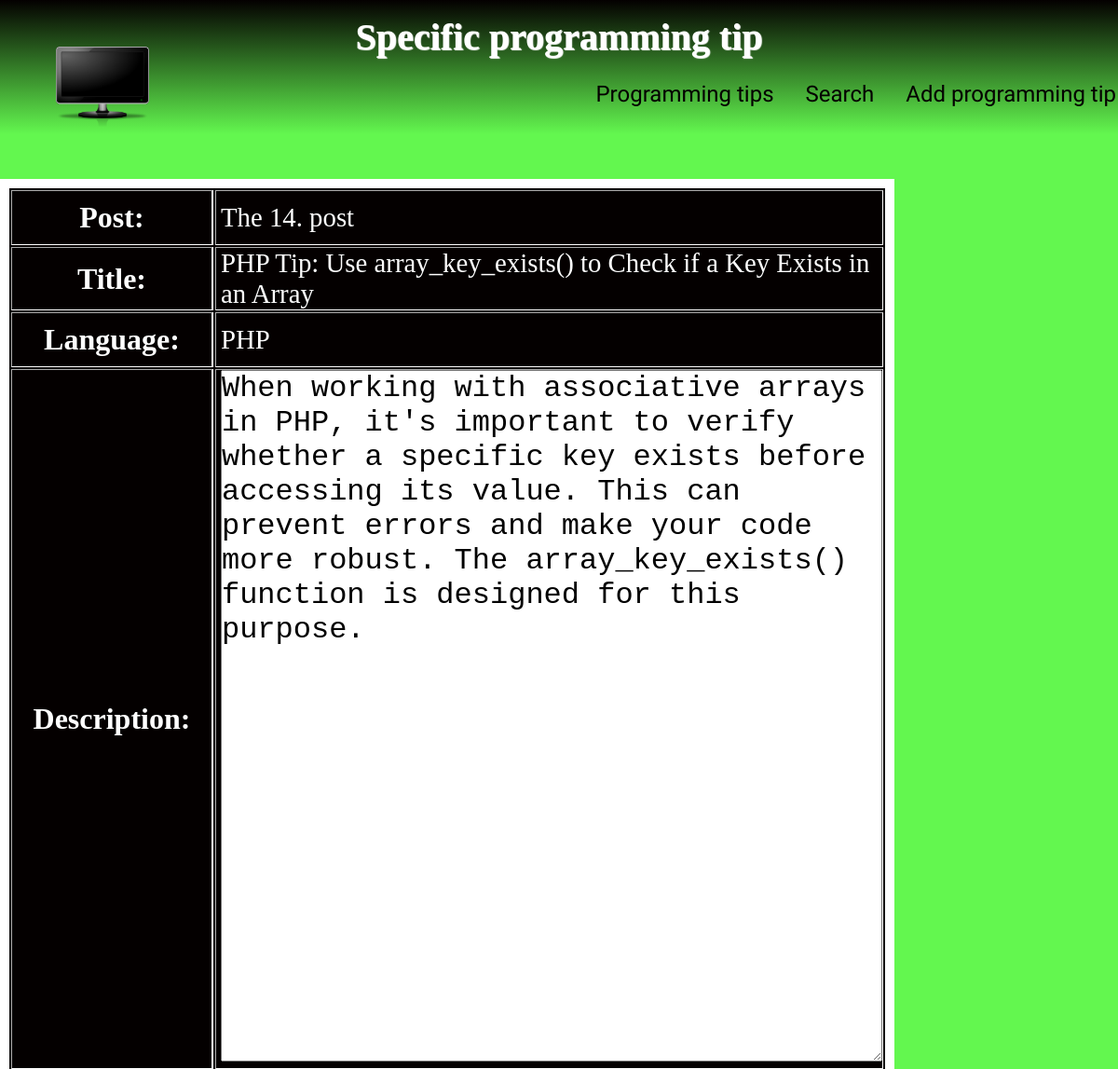
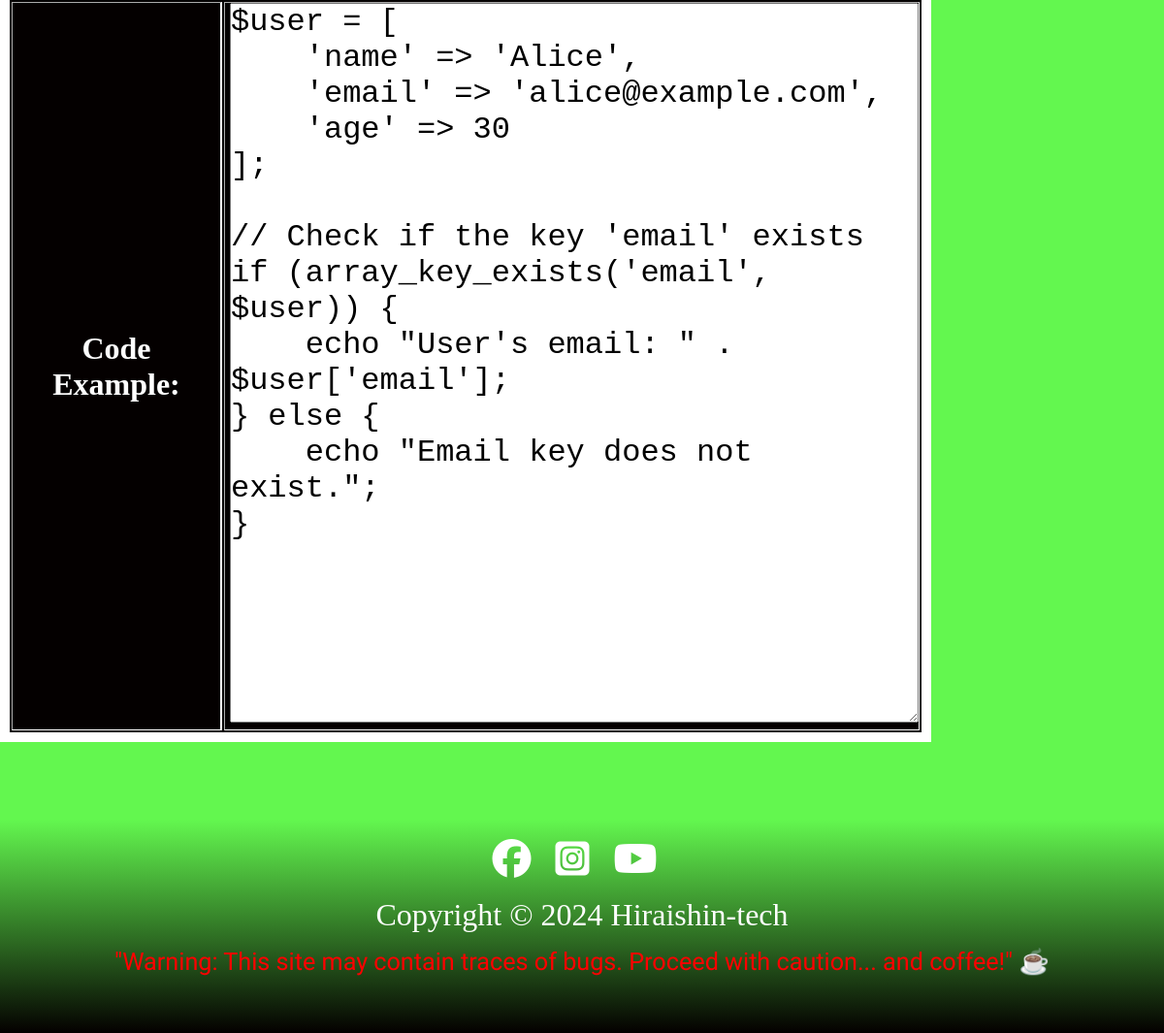
Page /individual-tip.php?title=PHP+Tip:+Use+array_key_exists()+to+Check+if+a+Key+Exists+in+an+Array on the committed database (2 pictures, top to bottom).
### tables this page shows
CREATE TABLE `tips` (
  `id` int(10) UNSIGNED NOT NULL,
  `title` varchar(255) DEFAULT NULL,
  `description` text DEFAULT NULL,
  `code_example` text DEFAULT NULL,
  `language` varchar(150) DEFAULT NULL
);

### individual-tip.php (the view, shortened to what this page needs)
<?php
require "assets/db-connect.php";
if (!isset($_GET["title"])) {
    die("Are you trying to hack me? <br><br> <form action='index.php'><button>Back to homepage</button></form>");
} else {
    $title = $_GET["title"];
    $query = $db->prepare("SELECT * FROM tips WHERE title = ?");
    $result = $query->execute([$title]);
    $result = $query->fetch();
}
?>
<!DOCTYPE html>
<html lang="cs">
<head>
    <link rel="stylesheet" href="css/header.css">
    <link rel="stylesheet" href="css/footer.css">
    <link rel="stylesheet" href="css/individual-tip.css">
    <link rel="stylesheet" href="css/queries.css">
</head>
<body>
    <header>
    <?php require "assets/header.php" ?>
    </header>
<main>
    <table border="1">
        <tr>
            <th>Post:</th>
            <td><?= "The ".htmlspecialchars($result["id"]).". post" ?></td>
        </tr>
        <tr>
            <th>Title:</th>
            <td><?= htmlspecialchars($result["title"]) ?></td>
        </tr>
        <tr>
            <th>Language:</th>
            <td><?= htmlspecialchars($result["language"]) ?></td>
        </tr>
        <tr>
            <th>Description:</th>
            <td class="description"><textarea name="" id="description" cols="60" rows="20" readonly><?= htmlspecialchars($result["description"]) ?></textarea></td>
        </tr>
        <tr>
            <th>Code Example:</th>
            <td><textarea name="" id="code-example" cols="60" rows="20" readonly><?= htmlspecialchars($result["code_example"]) ?></textarea></td>
        </tr>
    </table>
</main>
<footer>
    <?php require "assets/footer.php" ?>
</footer>
</body>
</html>

### css/header.css (style rules this page uses)
* { margin: 0; padding: 0; box-sizing: border-box; }
html, body { overflow-x: hidden; }
header { margin-bottom: 6vh; background: linear-gradient(#040000, #63f74f); height: 18vh; }

### css/footer.css (style rules this page uses)
footer { height: 220px; background: linear-gradient( #63f74f,#040000); font-size: 2rem; text-align: center; display: flex; flex-direction: column; row-gap: 15px; }

### css/individual-tip.css (style rules this page uses)
body { background-color: #63f74f; }
main { margin-bottom: 10vh; }
table { width: 80%; min-height: 500px; color: #fff; background-color: #040000; font-size: 1.3rem; border: 10px solid#fff; }
table th { padding: 10px; font-size: 2rem; border-right: 1px solid white; }
table td { padding-left: 5px; word-break: break-word; font-size: 1.8rem; }
table th { border-right: 2px solid white; }
td textarea { width: 100%; height: 100%; font-size: 2rem; }

### rows in the picture
tips: id "14", title "PHP Tip: Use array_key_exists() to Check if a Key Exists in an Array", language "PHP", description "When working with associative arrays in PHP, it's important to verify whether a specific key exists before accessing its value. This can prevent errors and make your code more robust. The array_key_exists() function is designed for this purpose.", code_example "$user = [ 'name' => 'Alice', 'email' => 'alice@example.com', 'age' => 30 ]; // Check if the key 'email' exists if (array_key_exists('email', $user)) { echo \"User's email: \" . $user['email']; } else { echo \"Email key does not exist.\"; }"

### other values in the picture
$heading "Specific programming tip"
